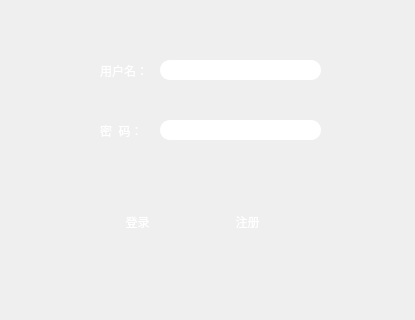
<?xml version="1.0" encoding="UTF-8"?>
<ui version="4.0">
 <class>Login</class>
 <widget class="QWidget" name="Login">
  <property name="geometry">
   <rect>
    <x>0</x>
    <y>0</y>
    <width>415</width>
    <height>320</height>
   </rect>
  </property>
  <property name="mouseTracking">
   <bool>true</bool>
  </property>
  <property name="windowTitle">
   <string>Form</string>
  </property>
  <widget class="QPushButton" name="login">
   <property name="geometry">
    <rect>
     <x>100</x>
     <y>210</y>
     <width>75</width>
     <height>23</height>
    </rect>
   </property>
   <property name="cursor">
    <cursorShape>PointingHandCursor</cursorShape>
   </property>
   <property name="styleSheet">
    <string notr="true">border:0px;
border-radius:10px;
color:white;</string>
   </property>
   <property name="text">
    <string>登录</string>
   </property>
   <property name="iconSize">
    <size>
     <width>50</width>
     <height>60</height>
    </size>
   </property>
  </widget>
  <widget class="QPushButton" name="regist">
   <property name="geometry">
    <rect>
     <x>210</x>
     <y>210</y>
     <width>75</width>
     <height>23</height>
    </rect>
   </property>
   <property name="cursor">
    <cursorShape>PointingHandCursor</cursorShape>
   </property>
   <property name="styleSheet">
    <string notr="true">border:0px;
border-radius:10px;
color:white;</string>
   </property>
   <property name="text">
    <string>注册</string>
   </property>
  </widget>
  <widget class="QWidget" name="widget" native="true">
   <property name="geometry">
    <rect>
     <x>0</x>
     <y>0</y>
     <width>421</width>
     <height>321</height>
    </rect>
   </property>
   <widget class="QLineEdit" name="username">
    <property name="geometry">
     <rect>
      <x>160</x>
      <y>60</y>
      <width>161</width>
      <height>20</height>
     </rect>
    </property>
    <property name="styleSheet">
     <string notr="true">border:0px;
border-radius:10px;
color:white;</string>
    </property>
   </widget>
   <widget class="QLabel" name="label">
    <property name="geometry">
     <rect>
      <x>100</x>
      <y>60</y>
      <width>51</width>
      <height>21</height>
     </rect>
    </property>
    <property name="styleSheet">
     <string notr="true">color:white;</string>
    </property>
    <property name="text">
     <string>用户名：</string>
    </property>
   </widget>
   <widget class="QLineEdit" name="password">
    <property name="geometry">
     <rect>
      <x>160</x>
      <y>120</y>
      <width>161</width>
      <height>20</height>
     </rect>
    </property>
    <property name="styleSheet">
     <string notr="true">border:0px;
border-radius:10px;
color:white;</string>
    </property>
    <property name="echoMode">
     <enum>QLineEdit::Password</enum>
    </property>
   </widget>
   <widget class="QLabel" name="label_2">
    <property name="geometry">
     <rect>
      <x>100</x>
      <y>120</y>
      <width>51</width>
      <height>21</height>
     </rect>
    </property>
    <property name="styleSheet">
     <string notr="true">color:white;</string>
    </property>
    <property name="text">
     <string>密  码：</string>
    </property>
   </widget>
  </widget>
  <zorder>widget</zorder>
  <zorder>login</zorder>
  <zorder>regist</zorder>
 </widget>
 <resources/>
 <connections/>
</ui>
